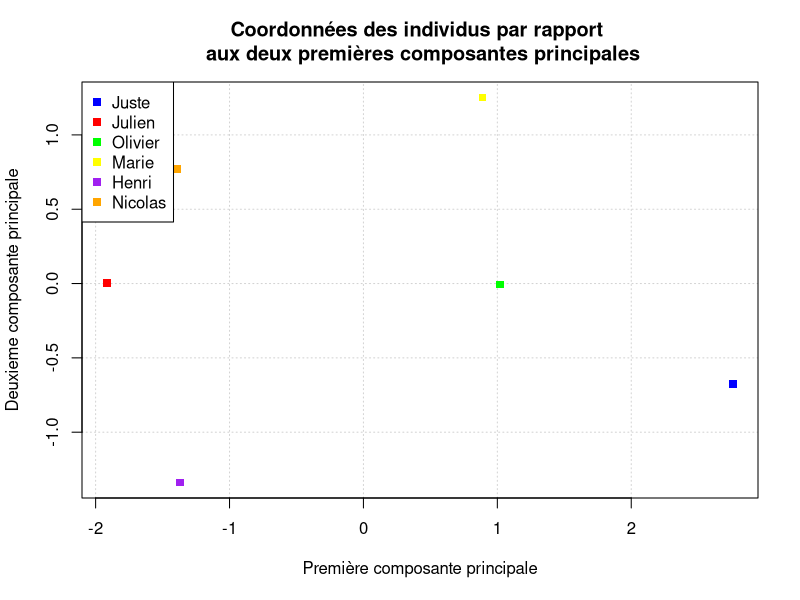
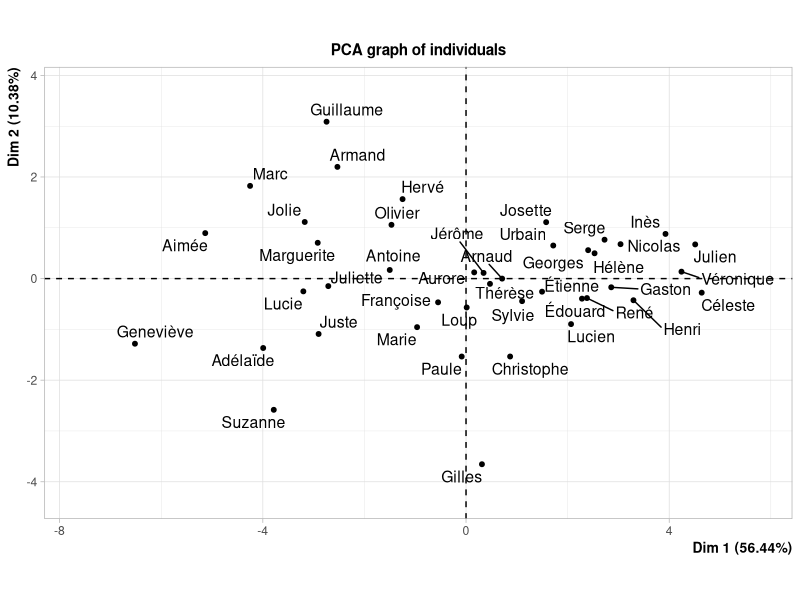
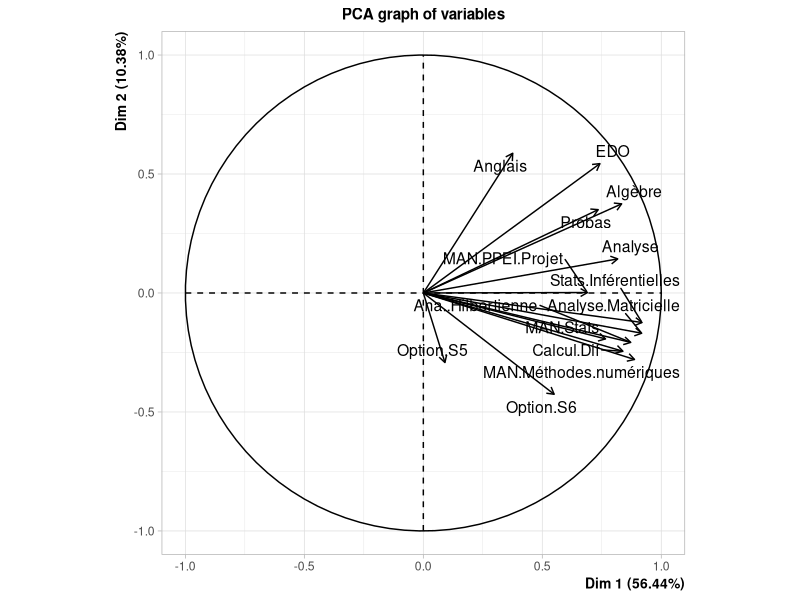
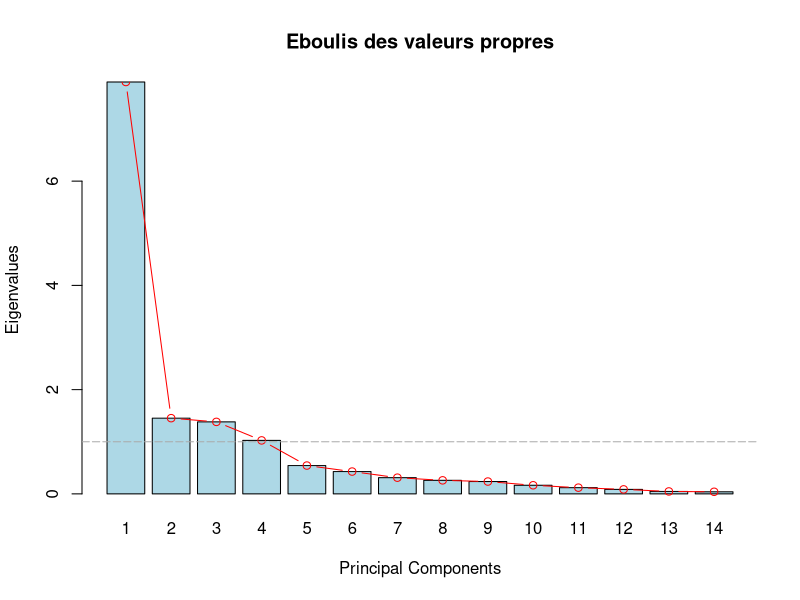
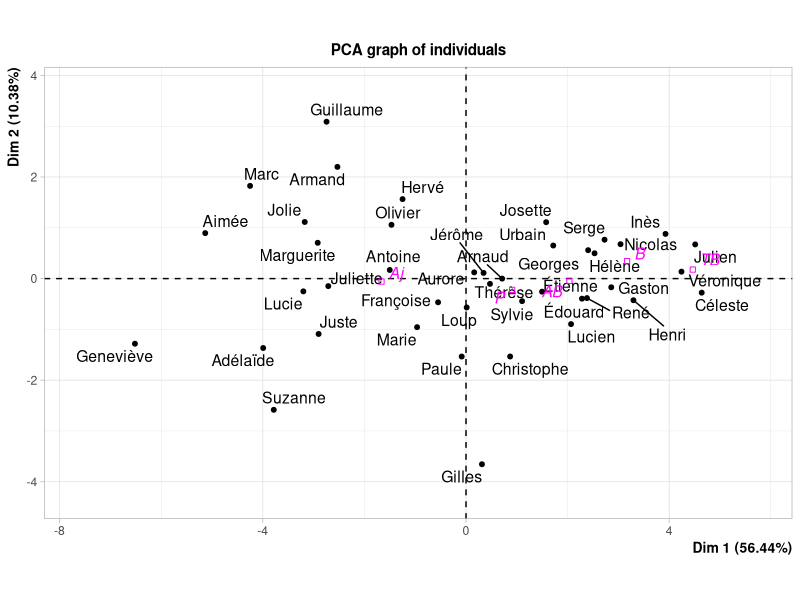
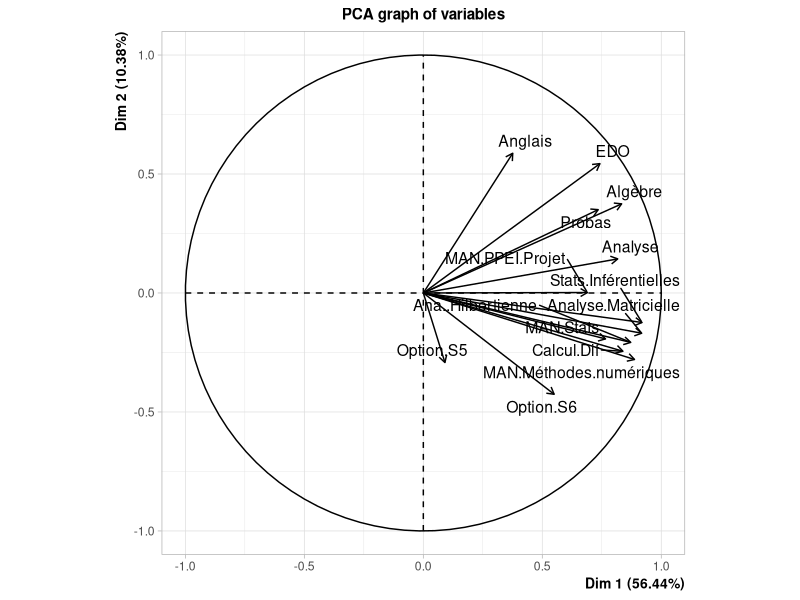
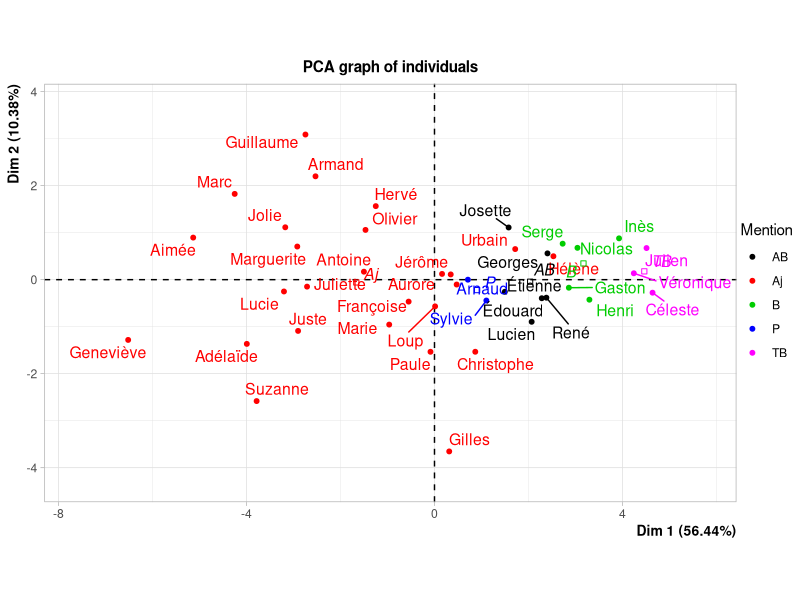

These charts were generated, in order, by the following R code:
## ---- chunk 1
knitr::opts_chunk$set(include = FALSE)
## ---- chunk 2
rm(list = ls())
## ---- chunk 3
library(dplyr)
notes_MAN <- read.table("notes_MAN.csv", sep = ";", dec = ",", row.names = 1, header = TRUE)
# on prépare le jeu de données en retirant la colonne des Mentions
# qui est une variable catégorielle
notes_MAN_prep <- notes_MAN[, -1]

X <- notes_MAN[1:6, ] |> select(c("Probas", "Analyse", "Anglais", "MAN.Stats", "Stats.Inférentielles"))
# on prépare le jeu de données en retirant la colonne des Mentions
# qui est une variable catégorielle
# View(X)
## ---- chunk 4
X <- scale(X, center = TRUE, scale = TRUE)
X
## ---- chunk 5
cor_X <- cor(X)
eigen_X <- eigen(cor_X, symmetric = TRUE)
lambda <- eigen_X["values"]$values
vect <- eigen_X["vectors"]$vectors
## ---- chunk 6
lambda
## ---- chunk 7
inertie_total_1 <- sum(diag(cor_X)) # Inertie est égale à la trace de la matrice de corrélation
inertie_total_1
inertie_total_2 <- sum(lambda) # Inertie est aussi égale à la somme des valeurs propres
inertie_total_2
inertie_axes <- (lambda[1] + lambda[2]) / inertie_total_1 # Inertie expliquée par les deux premières composantes principales
inertie_axes
## ---- chunk 8
C <- X %*% vect
C[, 1:2]
## ---- chunk 9
colors <- c("blue", "red", "green", "yellow", "purple", "orange")
plot(
  C[, 1], C[, 2],
  main = "Coordonnées des individus par rapport \n aux deux premières composantes principales",
  xlab = "Première composante principale",
  ylab = "Deuxieme composante principale",
  panel.first = grid(),
  col = colors,
  pch = 15
)
legend(x = "topleft", legend = rownames(X), col = colors, pch = 15)
## ---- chunk 10
nrow(notes_MAN_prep) # Nombre d'individus
ncol(notes_MAN_prep) # Nombre de variables
## ---- chunk 11
dim(notes_MAN_prep) # On peut également utiliser 'dim' qui renvoit la dimension
## ---- chunk 12
library(FactoMineR)
# help(PCA)
## ---- chunk 13
# Ne pas oublier de charger la librairie FactoMineR

# Indication : pour afficher les résultats de l'ACP pour tous les individus, utiliser la
# fonction summary en précisant dedans nbind=Inf et nbelements=Inf
res.notes <- PCA(notes_MAN_prep, scale.unit = TRUE)
## ---- chunk 14
summary(res.notes, nbind = Inf, nbelements = Inf, nb.dec = 2)
## ---- chunk 15
eigen_values <- res.notes$eig

bplot <- barplot(
  eigen_values[, 1],
  names.arg = 1:nrow(eigen_values),
  main = "Eboulis des valeurs propres",
  xlab = "Principal Components",
  ylab = "Eigenvalues",
  col = "lightblue"
)
lines(x = bplot, eigen_values[, 1], type = "b", col = "red")
abline(h = 1, col = "darkgray", lty = 5)
## ---- chunk 16
coords_man_stats <- res.notes$var$coord["MAN.Stats", ]
coords_man_stats[1:2]
## ---- chunk 17
contribs <- res.notes$ind$contrib
contrib_moy_ind <- mean(contribs) # 100 * 1/42
contrib_therese <- res.notes$ind$contrib["Thérèse", 3]

contrib_moy_ind
contrib_therese
## ---- chunk 18
quali_julien <- res.notes$ind$cos2["Julien", 1:2]
quali_julien
sum(quali_julien * 100)
## ---- chunk 19
contrib_moy_ind <- mean(res.notes$ind$contrib)
contrib_moy_ind
## ---- chunk 20
indiv_contrib_axe_1 <- sort(res.notes$ind$contrib[, 1], decreasing = TRUE)
head(indiv_contrib_axe_1, 3)
## ---- chunk 21
indiv_contrib_axe_2 <- sort(res.notes$ind$contrib[, 2], decreasing = TRUE)
head(indiv_contrib_axe_2, 3)
## ---- chunk 22
mal_representes <- rownames(res.notes$ind$cos2)[rowSums(res.notes$ind$cos2[, 1:2]) <= mean(res.notes$ind$cos2[, 1:2])]
mal_representes
## ---- chunk 23
res.notes_sup <- PCA(notes_MAN, scale.unit = TRUE, quali.sup = c("Mention"))
plot.PCA(res.notes_sup, choix = "ind", habillage = "Mention")
## ---- chunk 24
summary(res.notes_sup, nb.dec = 2, nbelements = Inf, nbind = Inf)
## ---- chunk 25
contrib_moy_var <- mean(res.notes_sup$var$contrib) # 100 * 1/14
contrib_moy_var
## ---- chunk 26
var_contrib_axe_2 <- sort(res.notes_sup$var$contrib[, 2], decreasing = TRUE)
head(var_contrib_axe_2, 3)
## ---- chunk 27
mal_representes <- rownames(res.notes_sup$var$cos2[, 1:2])[rowSums(res.notes_sup$var$cos2[, 1:2]) <= 0.6]
mal_representes
mal_representes_moy <- rownames(res.notes_sup$var$cos2[, 1:2])[rowSums(res.notes_sup$var$cos2[, 1:2]) <= mean(res.notes_sup$var$cos2[, 1:2])]
mal_representes_moy
